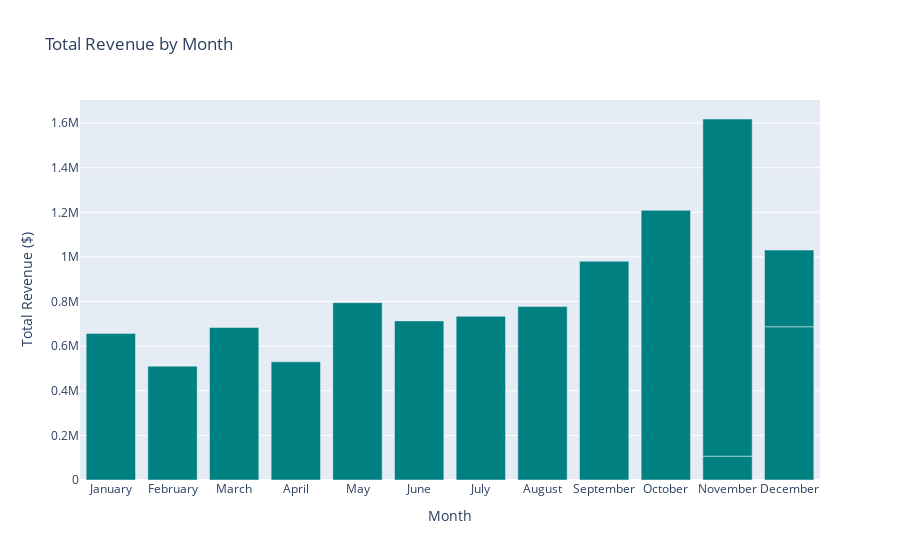
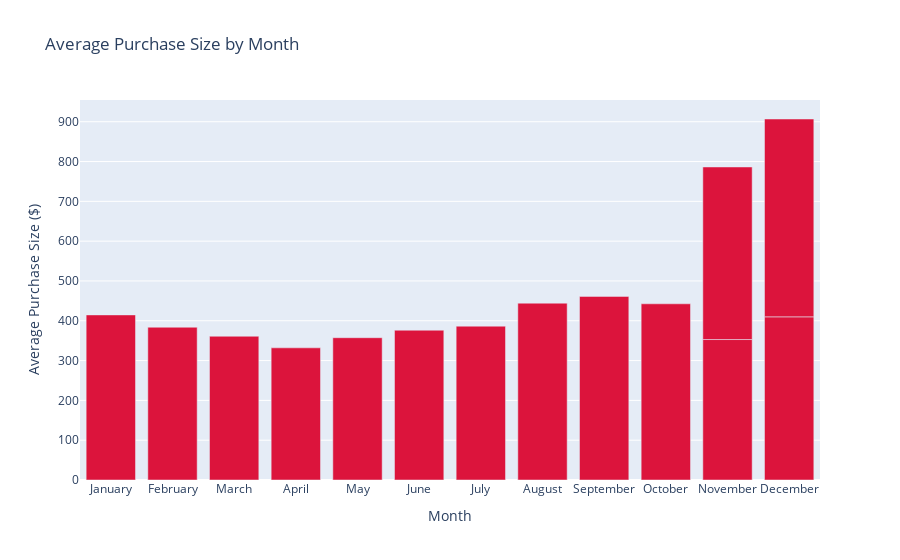
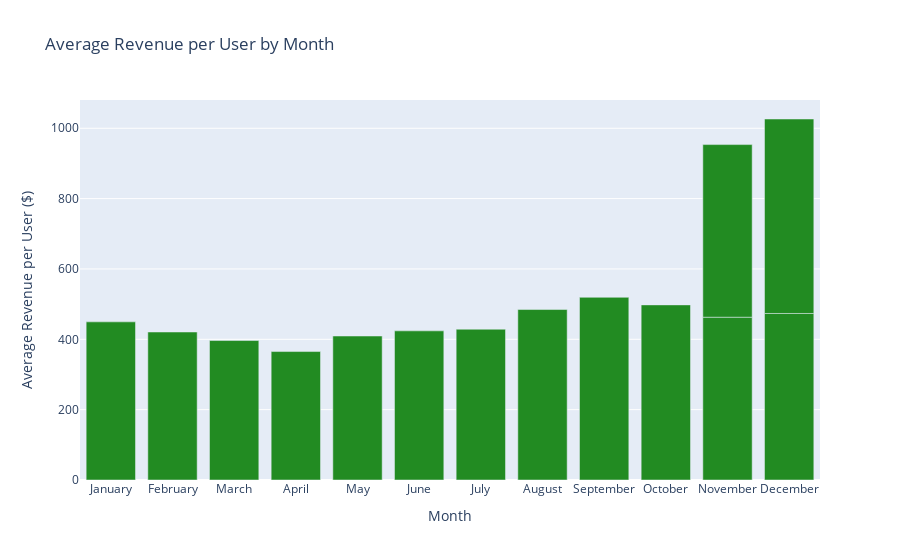

Source (notebook cell) for these figures, in order:
### Markdown cell above
- Call the function of `monthly_metric_trends` on each specified metric.

### Code cell
monthly_metric_trends(monthly_metric,'revenue', 'Total Revenue by Month', 
                      'Total Revenue ($)','teal')

monthly_metric_trends(monthly_metric,'purchase_size', 'Average Purchase Size by Month', 
                      'Average Purchase Size ($)', 'crimson')

monthly_metric_trends(monthly_metric,'revenue_per_user', 'Average Revenue per User by Month', 
                      'Average Revenue per User ($)', 'forestgreen')

### Figure 1 — Plotly figure (JSON) as saved in the notebook; plotly's stock layout.template omitted (floating-point values rounded to 4 significant figures)
{"data": [{"alignmentgroup": "True", "customdata": [[2018], [2018], [2019], [2019], [2019], [2019], [2019], [2019], [2019], [2019], [2019], [2019], [2019], [2019]], "hovertemplate": "Month=%{x}<br>Total Revenue ($)=%{y}<br>year=%{customdata[0]}<extra></extra>", "legendgroup": "", "marker": {"color": "teal", "pattern": {"shape": ""}}, "name": "", "offsetgroup": "", "orientation": "v", "showlegend": false, "textposition": "auto", "type": "bar", "x": ["November", "December", "January", "February", "March", "April", "May", "June", "July", "August", "September", "October", "November", "December"], "xaxis": "x", "y": [106900.0, 686900.0, 657300.0, 510400.0, 683600.0, 529900.0, 795000.0, 713100.0, 733900.0, 777400.0, 980700.0, 1209000.0, 1511000.0, 343900.0], "yaxis": "y"}], "layout": {"barmode": "relative", "legend": {"tracegroupgap": 0}, "title": {"text": "Total Revenue by Month"}, "xaxis": {"anchor": "y", "categoryarray": ["January", "February", "March", "April", "May", "June", "July", "August", "September", "October", "November", "December"], "categoryorder": "array", "domain": [0, 1], "title": {"text": "Month"}}, "yaxis": {"anchor": "x", "domain": [0, 1], "title": {"text": "Total Revenue ($)"}}}}

### Figure 2 — Plotly figure (JSON) as saved in the notebook; plotly's stock layout.template omitted (floating-point values rounded to 4 significant figures)
{"data": [{"alignmentgroup": "True", "customdata": [[2018], [2018], [2019], [2019], [2019], [2019], [2019], [2019], [2019], [2019], [2019], [2019], [2019], [2019]], "hovertemplate": "Month=%{x}<br>Average Purchase Size ($)=%{y}<br>year=%{customdata[0]}<extra></extra>", "legendgroup": "", "marker": {"color": "crimson", "pattern": {"shape": ""}}, "name": "", "offsetgroup": "", "orientation": "v", "showlegend": false, "textposition": "auto", "type": "bar", "x": ["November", "December", "January", "February", "March", "April", "May", "June", "July", "August", "September", "October", "November", "December"], "xaxis": "x", "y": [352.9, 409.9, 414.7, 383.8, 361.1, 332.0, 357.4, 376.3, 386.5, 444.2, 461.3, 442.6, 433.5, 497.0], "yaxis": "y"}], "layout": {"barmode": "relative", "legend": {"tracegroupgap": 0}, "title": {"text": "Average Purchase Size by Month"}, "xaxis": {"anchor": "y", "categoryarray": ["January", "February", "March", "April", "May", "June", "July", "August", "September", "October", "November", "December"], "categoryorder": "array", "domain": [0, 1], "title": {"text": "Month"}}, "yaxis": {"anchor": "x", "domain": [0, 1], "title": {"text": "Average Purchase Size ($)"}}}}

### Figure 3 — Plotly figure (JSON) as saved in the notebook; plotly's stock layout.template omitted (floating-point values rounded to 4 significant figures)
{"data": [{"alignmentgroup": "True", "customdata": [[2018], [2018], [2019], [2019], [2019], [2019], [2019], [2019], [2019], [2019], [2019], [2019], [2019], [2019]], "hovertemplate": "Month=%{x}<br>Average Revenue per User ($)=%{y}<br>year=%{customdata[0]}<extra></extra>", "legendgroup": "", "marker": {"color": "forestgreen", "pattern": {"shape": ""}}, "name": "", "offsetgroup": "", "orientation": "v", "showlegend": false, "textposition": "auto", "type": "bar", "x": ["November", "December", "January", "February", "March", "April", "May", "June", "July", "August", "September", "October", "November", "December"], "xaxis": "x", "y": [462.9, 473.4, 449.6, 420.8, 396.5, 365.2, 409.4, 424.0, 428.7, 484.7, 519.4, 497.9, 490.7, 552.9], "yaxis": "y"}], "layout": {"barmode": "relative", "legend": {"tracegroupgap": 0}, "title": {"text": "Average Revenue per User by Month"}, "xaxis": {"anchor": "y", "categoryarray": ["January", "February", "March", "April", "May", "June", "July", "August", "September", "October", "November", "December"], "categoryorder": "array", "domain": [0, 1], "title": {"text": "Month"}}, "yaxis": {"anchor": "x", "domain": [0, 1], "title": {"text": "Average Revenue per User ($)"}}}}
